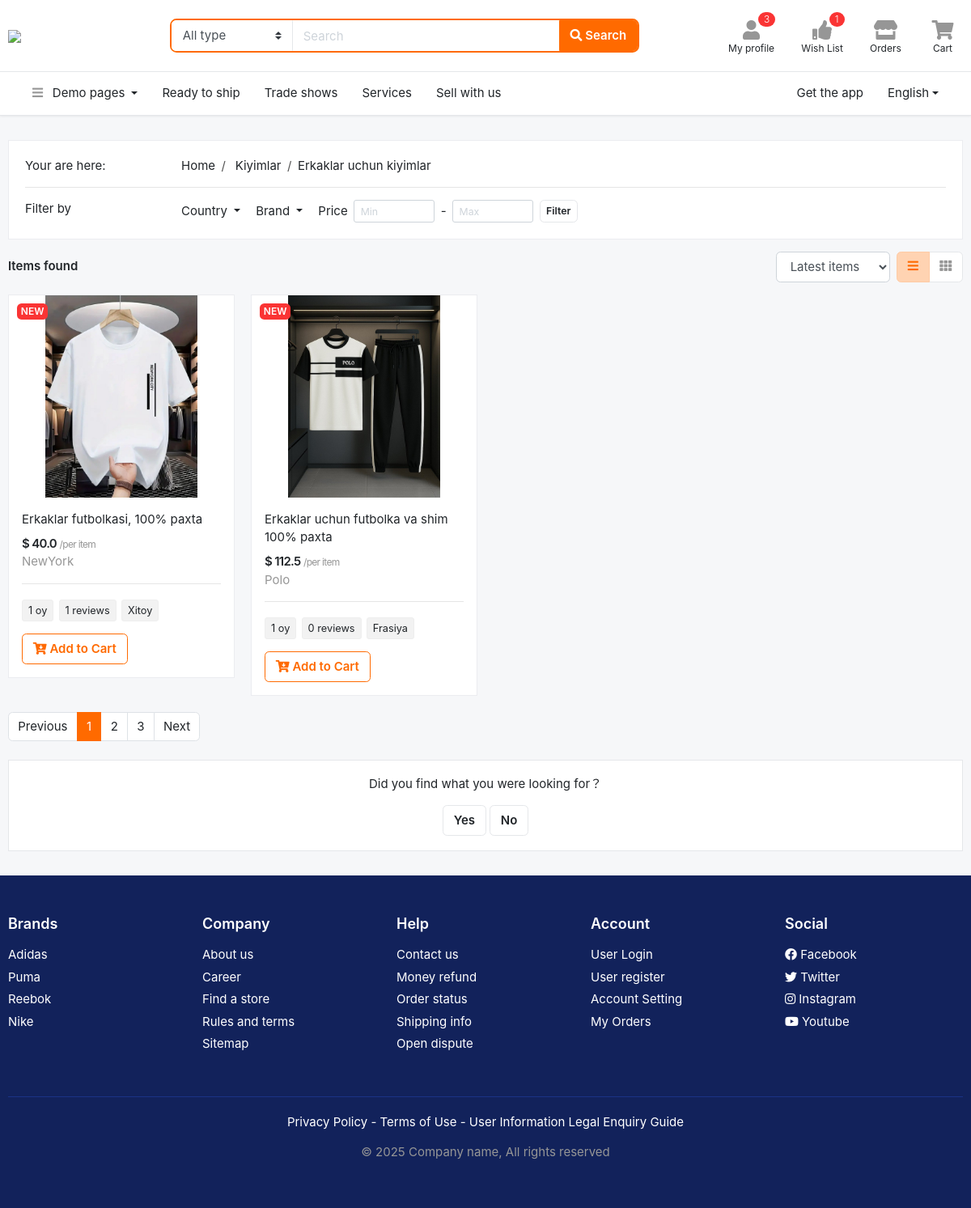
/kiyim/erkaklar-uchun-kiyimlar/products/ (signed in), run on the app's committed database.
### users/models.py (models this page shows, shortened)
class User(AbstractUser):
    class GENDER(models.TextChoices):
        MALE = 'male', 'male'
        FEMALE = 'female', 'female'
    phone = models.CharField(max_length=13)
    gender = models.CharField(max_length=10, choices=GENDER.choices, blank=True, null=True)
    city = models.CharField(max_length=50, blank=True, null=True)
    country = models.CharField(max_length=50, blank=True, null=True)
    confirmation_code = models.CharField(max_length=6, blank=True, null=True)
    confirmed = models.BooleanField(default=False)

### main/models.py (models this page shows, shortened)
class SubCategory(models.Model):
    title = models.CharField(max_length=255)
    image = models.ImageField(upload_to='images/', null=True, blank=True)
    slug = models.SlugField(max_length=255, unique=True, blank=True, null=True)
    category = models.ForeignKey(Category, on_delete=models.CASCADE)

class Category(models.Model):
    title = models.CharField(max_length=255)
    image = models.ImageField(upload_to='images/', null=True, blank=True)
    slug = models.SlugField(max_length=255, unique=True, blank=True, null=True)

class Product(models.Model):
    name = models.CharField(max_length=255)
    slug = models.SlugField(max_length=255, unique=True, blank=True, null=True)
    brand = models.CharField(max_length=255, blank=True, null=True)
    price = models.FloatField(validators=[MinValueValidator(0.0)])
    description = models.TextField(blank=True, null=True)
    guarantee = models.CharField(max_length=255, blank=True, null=True)
    delevery_time = models.CharField(max_length=255, blank=True, null=True)
    country = models.CharField(max_length=255, blank=True, null=True)
    rating = models.FloatField(validators=[MinValueValidator(1.0), MaxValueValidator(5.0)], default=5.0)
    views = models.PositiveIntegerField(default=0)
    sub_category = models.ForeignKey(SubCategory, on_delete=models.CASCADE)
    created_at = models.DateTimeField(auto_now_add=True)

class Image(models.Model):
    image = models.ImageField(upload_to='images/', null=True, blank=True)
    product = models.ForeignKey(Product, on_delete=models.CASCADE)

### main/views.py (the view)
# urls.py: path('<category_slug>/<subcategory_slug>/products/', SubCategoryView.as_view(), name='sub-category'),
class SubCategoryView(LoginRequiredMixin,View):
    def get(self, request, category_slug, subcategory_slug):
        subcategory = get_object_or_404(SubCategory, slug=subcategory_slug)
        products = Product.objects.filter(sub_category=subcategory).order_by('rating')
        countries = products.values_list('country', flat=True).distinct()
        brands = products.values_list('brand', flat=True).distinct()
        view = request.GET.get('view')
        filter_countries = request.GET.getlist('country')
        filter_brands = request.GET.getlist('brand')
        max_price = request.GET.get('max_price') if request.GET.get('max_price') !="" else None
        min_price = request.GET.get('min_price') if request.GET.get('min_price') !="" else None
        if filter_countries:
          products = products.filter(country__in=filter_countries)
        if filter_brands:
            products = products.filter(brand__in=filter_brands)
        if max_price is not None:
            products = products.filter(price__lte=max_price)
        if min_price is not None:
            products = products.filter(price__gte=min_price)
        paginator = Paginator(products, 2)
        pages = range(1, paginator.num_pages + 1)
        page = request.GET.get('page', 1)
        products = paginator.get_page(page)
        context = {
            'subcategory': subcategory,
            'view': view,
            'products': products,
            'countries': countries,
            'brands': brands,
            'filter_countries': filter_countries,
            'filter_brands': filter_brands,
            'max_price': max_price,
            'min_price': min_price,
            'pages': pages,
            'page': int(page),
            'pr_page': int(page) - 1 if int(page) > 1 else 1,
            'nt_page': int(page) + 1 if int(page) < paginator.num_pages else paginator.num_pages,
        }
        if view is not None:
            if view == 'large':
                return render(request, 'sub-products-large.html', context)
        return render(request, 'sub-products-grid.html', context)

### templates/sub-products-grid.html (shortened to what this page needs)
{% extends 'base.html' %}
{% block content %}
<section class="section-content padding-y">
    <div class="container">
        <div class="card mb-3">
            <div class="card-body">
                <div class="row">
                    <div class="col-md-2"> Your are here:</div>
                    <nav class="col-md-8">
                        <ol class="breadcrumb">
                            <li class="breadcrumb-item"><a href="{% url 'home' %}">Home</a></li>
                            <li class="breadcrumb-item"><a href="{% url 'category' subcategory.category.slug %}">
                               {{ subcategory.category.title }}</a></li>
                            <li class="breadcrumb-item">{{ subcategory.title }}</li>
                        </ol>
                    </nav>
                </div>
                <hr>
                <div class="row">
                    <div class="col-md-2">Filter by</div>
                    <form class="col-md-10">
                        <ul class="list-inline">
                            <li class="list-inline-item mr-3 dropdown">
                                <a href="#" class="dropdown-toggle" data-toggle="dropdown"> Country </a>
                            </li>
                            <li class="list-inline-item mr-3 dropdown">
                                <a href="#" class="dropdown-toggle" data-toggle="dropdown"> Brand </a>
                            </li>
                            <li class="list-inline-item mr-3">
                                <div class="form-inline">
                                    <label class="mr-2">Price</label>
                                    <input class="form-control form-control-sm" name="min_price" {% if min_price %} value="{{ min_price }}" {% endif %} placeholder="Min" type="number">
                                    <span class="px-2"> - </span>
                                    <input class="form-control form-control-sm" name="max_price" {% if max_price %} value="{{ max_price }}" {% endif %} placeholder="Max" type="number">
                                    <button type="submit" class="btn btn-sm btn-light ml-2">Filter</button>
                                </div>
                            </li>
                        </ul>
                    </form>
                </div>
            </div>
        </div>
        <header class="mb-3">
            <div class="form-inline">
                <strong class="mr-md-auto">{{ products.count }} Items found </strong>
                <select class="mr-2 form-control">
                    <option>Latest items</option>
                </select>
                <div class="btn-group">
                    <a href="{% url 'sub-category' subcategory.category.slug subcategory.slug %}?view=large"
                       class="btn btn-light active" data-toggle="tooltip" title="List view">
                        <i class="fa fa-bars"></i></a>
                    <a href="{% url 'sub-category' subcategory.category.slug subcategory.slug %}?view=grid"
                       class="btn btn-light" data-toggle="tooltip" title="Grid view">
                        <i class="fa fa-th"></i></a>
                </div>
            </div>
        </header>
        <div class="row">
            {% for product in products %}
               <div class="col-md-3">
                <figure class="card card-product-grid">
                    <div class="img-wrap">
                        <span class="badge badge-danger"> NEW </span>
                        <img src="{{ product.image_set.first.image.url }}">
                    </div>
                    <figcaption class="info-wrap">
                        <a href="{% url 'product' product.slug %}" class="title mb-2">{{ product.name }}</a>
                        <div class="price-wrap">
                            <span class="price">$ {{ product.price }}</span>
                            <small class="text-muted"> /per item </small>
                        </div>
                        <p class="text-muted ">{{ product.brand }}</p>
                        <hr>
                        <p class="mb-3">
                            <span class="tag"> {{ product.guarantee }} </span>
                            <span class="tag"> {{ product.review_set.count }} reviews </span>
                            <span class="tag"> {{ product.country }} </span>
                        </p>
                        <a href="{% url 'add-to-cart' product.id %}" class="btn btn-outline-primary"> <i class="fa fa-cart-arrow-down"></i> Add to Cart
                        </a>
                    </figcaption>
                </figure>
            </div>
            {% endfor %}
        </div>
        <nav class="mb-4" aria-label="Page navigation sample">
            <ul class="pagination">
                <li class="page-item"><a class="page-link" href="{% url 'sub-category' subcategory.category.slug subcategory.slug %}?page={{ pr_page }}">Previous</a></li>
                {% for p in pages %}
                    <li class="page-item {% if p == page %} active {% endif %}"><a class="page-link" href="{% url 'sub-category' subcategory.category.slug subcategory.slug %}?page={{ forloop.counter }}">{{ forloop.counter }}</a></li>
                {% endfor %}
                <li class="page-item"><a class="page-link" href="{% url 'sub-category' subcategory.category.slug subcategory.slug %}?page={{ nt_page }}">Next</a></li>
            </ul>
        </nav>
        <div class="box text-center">
            <p>Did you find what you were looking for？</p>
            <a href="" class="btn btn-light">Yes</a>
            <a href="" class="btn btn-light">No</a>
        </div>
    </div>
</section>
{% endblock %}

### templates/base.html (shortened to what this page needs)
<!DOCTYPE HTML>
{% load static %}
<html lang="en">
<head>
<link href="/static/css/bootstrap.css?v=2.0" rel="stylesheet" type="text/css"/>
<link href="/static/fonts/fontawesome/css/all.min.css?v=2.0" type="text/css" rel="stylesheet">
<link href="/static/css/ui.css?v=2.0" rel="stylesheet" type="text/css"/>
<link href="/static/css/responsive.css?v=2.0" rel="stylesheet" type="text/css" />
</head>
<body>
<header class="section-header">
<section class="header-main border-bottom">
	<div class="container">
		<div class="row align-items-center">
			<div class="col-xl-2 col-lg-3 col-md-12">
				<a href="{% url 'home' %}" class="brand-wrap">
					<img class="logo" src="/static/images/log.jpg">
				</a>
			</div>
			<div class="col-xl-6 col-lg-5 col-md-6">
				<form action="#" class="search-header">
					<div class="input-group w-100">
						<select class="custom-select border-right"  name="category_name">
								<option value="">All type</option><option value="codex">Special</option>
						</select>
					    <input type="text" class="form-control" placeholder="Search">
					    <div class="input-group-append">
					      <button class="btn btn-primary" type="submit">
					        <i class="fa fa-search"></i> Search
					      </button>
					    </div>
				    </div>
				</form>
			</div>
			<div class="col-xl-4 col-lg-4 col-md-6">
				<div class="widgets-wrap float-md-right">
					<div class="widget-header mr-3">
						<a href="{% url 'profile' %}" class="widget-view">
							<div class="icon-area">
								<i class="fa fa-user"></i>
								<span class="notify">3</span>
							</div>
							<small class="text"> My profile </small>
						</a>
					</div>
					<div class="widget-header mr-3">
						<a href="{% url 'wishlist' %}" class="widget-view">
							<div class="icon-area">
								<i class="fa fa-thumbs-up"></i>
								<span class="notify">{{ request.user.favorite_set.count }}</span>
							</div>
							<small class="text"> Wish List </small>
						</a>
					</div>
					<div class="widget-header mr-3">
						<a href="{% url 'orders' %}" class="widget-view">
							<div class="icon-area">
								<i class="fa fa-store"></i>
							</div>
							<small class="text"> Orders </small>
						</a>
					</div>
					<div class="widget-header">
						<a href="{% url 'my-cart' %}" class="widget-view">
							<div class="icon-area">
								<i class="fa fa-shopping-cart"></i>
							</div>
							<small class="text"> Cart </small>
						</a>
					</div>
				</div>
			</div>
		</div>
	</div>
</section>
<nav class="navbar navbar-main navbar-expand-lg border-bottom">
<div class="container">
	<div class="collapse navbar-collapse" id="main_nav">
	<ul class="navbar-nav">
		<li class="nav-item dropdown">
			<a class="nav-link dropdown-toggle" data-toggle="dropdown" href="#"> <i class="fa fa-bars text-muted mr-2"></i> Demo pages </a>
		</li>
		<li class="nav-item">
			<a class="nav-link" href="">Ready to ship</a>
		</li>
		<li class="nav-item">
		<a class="nav-link" href="#">Trade shows</a>
		</li>
		<li class="nav-item">
		<a class="nav-link" href="#">Services</a>
		</li>
		<li class="nav-item">
		<a class="nav-link" href="#">Sell with us</a>
		</li>
	</ul>
	<ul class="navbar-nav ml-md-auto">
			<li class="nav-item">
			<a class="nav-link" href="#">Get the app</a>
		</li>
		<li class="nav-item dropdown">
			<a class="nav-link dropdown-toggle" href="http://example.com" data-toggle="dropdown">English</a>
		</li>
		</ul>
	</div>
</div>
</nav>
</header>
{% block content %} {% endblock %}
<footer class="section-footer bg-secondary">
	<div class="container">
		<section class="footer-top padding-y-lg text-white">
			<div class="row">
				<aside class="col-md col-6">
					<h6 class="title">Brands</h6>
					<ul class="list-unstyled">
						<li> <a href="#">Adidas</a></li>
						<li> <a href="#">Puma</a></li>
						<li> <a href="#">Reebok</a></li>
						<li> <a href="#">Nike</a></li>
					</ul>
				</aside>
				<aside class="col-md col-6">
					<h6 class="title">Company</h6>
					<ul class="list-unstyled">
						<li> <a href="#">About us</a></li>
						<li> <a href="#">Career</a></li>
						<li> <a href="#">Find a store</a></li>
						<li> <a href="#">Rules and terms</a></li>
						<li> <a href="#">Sitemap</a></li>
					</ul>
				</aside>
				<aside class="col-md col-6">
					<h6 class="title">Help</h6>
					<ul class="list-unstyled">
						<li> <a href="#">Contact us</a></li>
						<li> <a href="#">Money refund</a></li>
						<li> <a href="#">Order status</a></li>
						<li> <a href="#">Shipping info</a></li>
						<li> <a href="#">Open dispute</a></li>
					</ul>
				</aside>
				<aside class="col-md col-6">
					<h6 class="title">Account</h6>
					<ul class="list-unstyled">
						<li> <a href="#"> User Login </a></li>
						<li> <a href="#"> User register </a></li>
						<li> <a href="#"> Account Setting </a></li>
						<li> <a href="#"> My Orders </a></li>
					</ul>
				</aside>
				<aside class="col-md">
					<h6 class="title">Social</h6>
					<ul class="list-unstyled">
						<li><a href="#"> <i class="fab fa-facebook"></i> Facebook </a></li>
						<li><a href="#"> <i class="fab fa-twitter"></i> Twitter </a></li>
						<li><a href="#"> <i class="fab fa-instagram"></i> Instagram </a></li>
						<li><a href="#"> <i class="fab fa-youtube"></i> Youtube </a></li>
					</ul>
				</aside>
			</div>
		</section>
		<section class="footer-bottom text-center">
				<p class="text-white">Privacy Policy - Terms of Use - User Information Legal Enquiry Guide</p>
				<p class="text-muted"> &copy 2025 Company name, All rights reserved </p>
				<br>
		</section>
	</div>
</footer>
</body>
</html>

### data on the page
User: user.favorite_set.count "1"
SubCategory: category "Kiyimlar", title "Erkaklar uchun kiyimlar"
Product: image_set.first.image (picture), name "Erkaklar futbolkasi, 100% paxta", price "40.0", brand "NewYork", guarantee "1 oy", review_set.count "1", country "Xitoy"
Product: image_set.first.image (picture), name "Erkaklar uchun futbolka va shim 100% paxta", price "112.5", brand "Polo", guarantee "1 oy", review_set.count "0", country "Frasiya"
